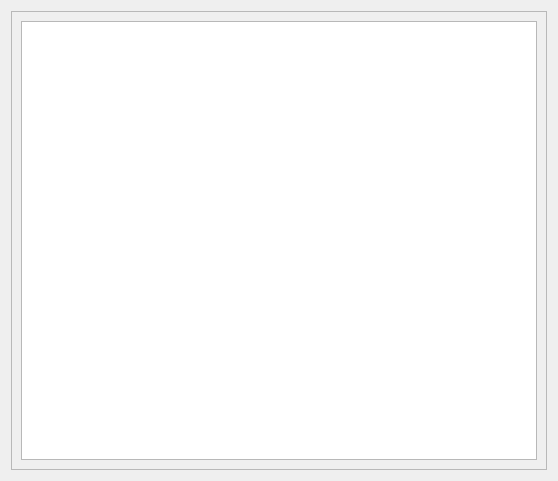
<?xml version="1.0" encoding="UTF-8"?>
<ui version="4.0">
 <class>Form</class>
 <widget class="QWidget" name="Form">
  <property name="geometry">
   <rect>
    <x>0</x>
    <y>0</y>
    <width>558</width>
    <height>481</height>
   </rect>
  </property>
  <property name="windowTitle">
   <string>Form</string>
  </property>
  <layout class="QVBoxLayout" name="verticalLayout">
   <item>
    <widget class="QScrollArea" name="scrollArea">
     <property name="widgetResizable">
      <bool>true</bool>
     </property>
     <widget class="QWidget" name="scrollAreaWidgetContents">
      <property name="geometry">
       <rect>
        <x>0</x>
        <y>0</y>
        <width>538</width>
        <height>461</height>
       </rect>
      </property>
      <layout class="QVBoxLayout" name="verticalLayout_2">
       <item>
        <widget class="QTextEdit" name="logText"/>
       </item>
      </layout>
     </widget>
    </widget>
   </item>
  </layout>
 </widget>
 <resources/>
 <connections/>
</ui>
